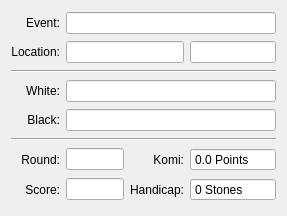
<ui version="4.0" >
 <class>InfoWidget</class>
 <widget class="QWidget" name="InfoWidget" >
  <property name="geometry" >
   <rect>
    <x>0</x>
    <y>0</y>
    <width>287</width>
    <height>216</height>
   </rect>
  </property>
  <property name="sizePolicy" >
   <sizepolicy vsizetype="Fixed" hsizetype="Preferred" >
    <horstretch>0</horstretch>
    <verstretch>0</verstretch>
   </sizepolicy>
  </property>
  <property name="windowTitle" >
   <string>Form</string>
  </property>
  <layout class="QGridLayout" name="gridLayout" >
   <item row="0" column="0" >
    <widget class="QLabel" name="label_8" >
     <property name="text" >
      <string>Event:</string>
     </property>
     <property name="alignment" >
      <set>Qt::AlignRight|Qt::AlignTrailing|Qt::AlignVCenter</set>
     </property>
    </widget>
   </item>
   <item row="0" column="1" colspan="3" >
    <widget class="KLineEdit" name="infoEvent" >
     <property name="enabled" >
      <bool>true</bool>
     </property>
     <property name="focusPolicy" >
      <enum>Qt::NoFocus</enum>
     </property>
     <property name="text" >
      <string/>
     </property>
     <property name="readOnly" >
      <bool>true</bool>
     </property>
     <property name="contextMenuEnabled" >
      <bool>false</bool>
     </property>
     <property name="urlDropsEnabled" >
      <bool>false</bool>
     </property>
    </widget>
   </item>
   <item row="1" column="0" >
    <widget class="QLabel" name="label_9" >
     <property name="text" >
      <string>Location:</string>
     </property>
     <property name="alignment" >
      <set>Qt::AlignRight|Qt::AlignTrailing|Qt::AlignVCenter</set>
     </property>
    </widget>
   </item>
   <item row="1" column="1" colspan="2" >
    <widget class="KLineEdit" name="infoDate" >
     <property name="enabled" >
      <bool>true</bool>
     </property>
     <property name="focusPolicy" >
      <enum>Qt::NoFocus</enum>
     </property>
     <property name="text" >
      <string/>
     </property>
     <property name="maxLength" >
      <number>10</number>
     </property>
     <property name="readOnly" >
      <bool>true</bool>
     </property>
     <property name="contextMenuEnabled" >
      <bool>false</bool>
     </property>
     <property name="urlDropsEnabled" >
      <bool>false</bool>
     </property>
    </widget>
   </item>
   <item row="1" column="3" >
    <widget class="KLineEdit" name="infoLocation" >
     <property name="enabled" >
      <bool>true</bool>
     </property>
     <property name="focusPolicy" >
      <enum>Qt::NoFocus</enum>
     </property>
     <property name="text" >
      <string/>
     </property>
     <property name="readOnly" >
      <bool>true</bool>
     </property>
     <property name="contextMenuEnabled" >
      <bool>false</bool>
     </property>
     <property name="urlDropsEnabled" >
      <bool>false</bool>
     </property>
    </widget>
   </item>
   <item row="2" column="0" colspan="4" >
    <widget class="Line" name="line_2" >
     <property name="orientation" >
      <enum>Qt::Horizontal</enum>
     </property>
    </widget>
   </item>
   <item row="3" column="0" >
    <widget class="QLabel" name="label_7" >
     <property name="text" >
      <string>White:</string>
     </property>
     <property name="alignment" >
      <set>Qt::AlignRight|Qt::AlignTrailing|Qt::AlignVCenter</set>
     </property>
    </widget>
   </item>
   <item row="3" column="1" colspan="3" >
    <widget class="KLineEdit" name="infoWhite" >
     <property name="enabled" >
      <bool>true</bool>
     </property>
     <property name="focusPolicy" >
      <enum>Qt::NoFocus</enum>
     </property>
     <property name="text" >
      <string/>
     </property>
     <property name="readOnly" >
      <bool>true</bool>
     </property>
     <property name="contextMenuEnabled" >
      <bool>false</bool>
     </property>
     <property name="urlDropsEnabled" >
      <bool>false</bool>
     </property>
    </widget>
   </item>
   <item row="4" column="0" >
    <widget class="QLabel" name="label_6" >
     <property name="text" >
      <string>Black:</string>
     </property>
     <property name="alignment" >
      <set>Qt::AlignRight|Qt::AlignTrailing|Qt::AlignVCenter</set>
     </property>
    </widget>
   </item>
   <item row="4" column="1" colspan="3" >
    <widget class="KLineEdit" name="infoBlack" >
     <property name="enabled" >
      <bool>true</bool>
     </property>
     <property name="focusPolicy" >
      <enum>Qt::NoFocus</enum>
     </property>
     <property name="text" >
      <string/>
     </property>
     <property name="readOnly" >
      <bool>true</bool>
     </property>
     <property name="contextMenuEnabled" >
      <bool>false</bool>
     </property>
     <property name="urlDropsEnabled" >
      <bool>false</bool>
     </property>
    </widget>
   </item>
   <item row="5" column="0" colspan="4" >
    <widget class="Line" name="line_4" >
     <property name="orientation" >
      <enum>Qt::Horizontal</enum>
     </property>
    </widget>
   </item>
   <item row="6" column="0" >
    <widget class="QLabel" name="label_11" >
     <property name="text" >
      <string>Round:</string>
     </property>
     <property name="alignment" >
      <set>Qt::AlignRight|Qt::AlignTrailing|Qt::AlignVCenter</set>
     </property>
    </widget>
   </item>
   <item row="6" column="1" >
    <widget class="KLineEdit" name="infoRound" >
     <property name="enabled" >
      <bool>true</bool>
     </property>
     <property name="maximumSize" >
      <size>
       <width>80</width>
       <height>16777215</height>
      </size>
     </property>
     <property name="focusPolicy" >
      <enum>Qt::NoFocus</enum>
     </property>
     <property name="text" >
      <string/>
     </property>
     <property name="maxLength" >
      <number>3</number>
     </property>
     <property name="readOnly" >
      <bool>true</bool>
     </property>
     <property name="contextMenuEnabled" >
      <bool>false</bool>
     </property>
     <property name="urlDropsEnabled" >
      <bool>false</bool>
     </property>
    </widget>
   </item>
   <item row="6" column="2" >
    <widget class="QLabel" name="label_4" >
     <property name="text" >
      <string>Komi:</string>
     </property>
     <property name="alignment" >
      <set>Qt::AlignRight|Qt::AlignTrailing|Qt::AlignVCenter</set>
     </property>
    </widget>
   </item>
   <item row="6" column="3" >
    <widget class="QDoubleSpinBox" name="infoKomi" >
     <property name="focusPolicy" >
      <enum>Qt::NoFocus</enum>
     </property>
     <property name="contextMenuPolicy" >
      <enum>Qt::NoContextMenu</enum>
     </property>
     <property name="readOnly" >
      <bool>true</bool>
     </property>
     <property name="buttonSymbols" >
      <enum>QAbstractSpinBox::NoButtons</enum>
     </property>
     <property name="suffix" >
      <string> Points</string>
     </property>
     <property name="decimals" >
      <number>1</number>
     </property>
     <property name="maximum" >
      <double>50.000000000000000</double>
     </property>
     <property name="value" >
      <double>0.000000000000000</double>
     </property>
    </widget>
   </item>
   <item row="7" column="0" >
    <widget class="QLabel" name="label_10" >
     <property name="text" >
      <string>Score:</string>
     </property>
     <property name="alignment" >
      <set>Qt::AlignRight|Qt::AlignTrailing|Qt::AlignVCenter</set>
     </property>
    </widget>
   </item>
   <item row="7" column="1" >
    <widget class="KLineEdit" name="infoScore" >
     <property name="enabled" >
      <bool>true</bool>
     </property>
     <property name="maximumSize" >
      <size>
       <width>80</width>
       <height>16777215</height>
      </size>
     </property>
     <property name="focusPolicy" >
      <enum>Qt::NoFocus</enum>
     </property>
     <property name="text" >
      <string/>
     </property>
     <property name="readOnly" >
      <bool>true</bool>
     </property>
     <property name="contextMenuEnabled" >
      <bool>false</bool>
     </property>
     <property name="urlDropsEnabled" >
      <bool>false</bool>
     </property>
    </widget>
   </item>
   <item row="7" column="2" >
    <widget class="QLabel" name="label_5" >
     <property name="text" >
      <string>Handicap:</string>
     </property>
     <property name="alignment" >
      <set>Qt::AlignRight|Qt::AlignTrailing|Qt::AlignVCenter</set>
     </property>
    </widget>
   </item>
   <item row="7" column="3" >
    <widget class="QSpinBox" name="infoHandicap" >
     <property name="focusPolicy" >
      <enum>Qt::NoFocus</enum>
     </property>
     <property name="contextMenuPolicy" >
      <enum>Qt::NoContextMenu</enum>
     </property>
     <property name="readOnly" >
      <bool>true</bool>
     </property>
     <property name="buttonSymbols" >
      <enum>QAbstractSpinBox::NoButtons</enum>
     </property>
     <property name="suffix" >
      <string> Stones</string>
     </property>
     <property name="minimum" >
      <number>0</number>
     </property>
     <property name="maximum" >
      <number>9</number>
     </property>
     <property name="value" >
      <number>0</number>
     </property>
    </widget>
   </item>
  </layout>
 </widget>
 <customwidgets>
  <customwidget>
   <class>KLineEdit</class>
   <extends>QLineEdit</extends>
   <header>klineedit.h</header>
  </customwidget>
 </customwidgets>
 <resources/>
 <connections/>
</ui>
